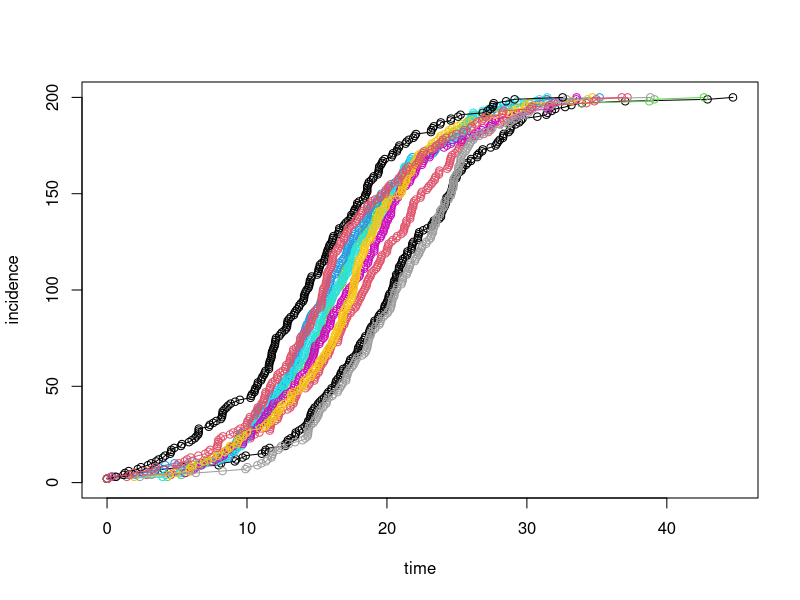
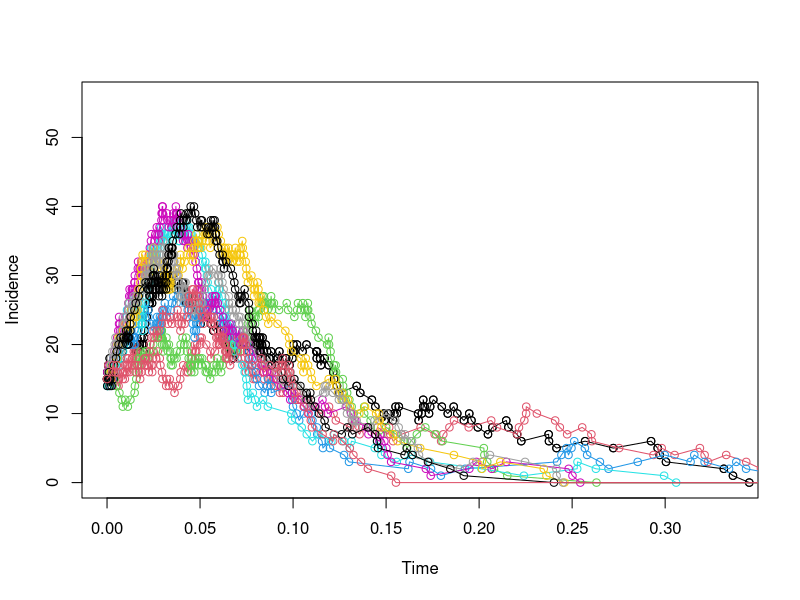

The R script that drew these images, in order:
### R code from vignette source 'stochastic-simulation.rnw'
### Encoding: UTF-8

###################################################
### code chunk number 1: stochastic-simulation.rnw:70-84
###################################################
SI.onestep <- function (x, params) {     #function for one step of the stochastic SI epidemic
   X <- x[2]                             #the second element of x is number of susceptibles X
   Y <- x[3]                             #the third element of x is number of infecteds Y
   with(
     as.list(params),
     {
       new.Y <- Y+1                      #whenever an event occurs we increase infecteds by 1...
       new.X <- X-1                      #and descrease susceptibles by 1
       
       tau <- -log(runif(1))/(params$beta*X*Y/(X+Y)) #exponential random time to next event
       c(tau=tau,X=new.X,Y=new.Y)        #store result
       }
     )
}


###################################################
### code chunk number 2: stochastic-simulation.rnw:89-98
###################################################
SI.model <- function (x, params, nstep) { #function to iterate the stochastic SI for nstep events
  output <- array(dim=c(nstep+1,3))       #set up an array to store all the results
  colnames(output) <- c("time","X","Y")   #name the variables in the array
  output[1,] <- x                         #the first record of the array is the initial condition
  for (k in 1:nstep) {                    #iterate the model for nstep events
    output[k+1,] <- x <- SI.onestep(x,params) #update x and store result
  }
  output                                  #return output
}


###################################################
### code chunk number 3: stochastic-simulation.rnw:105-122
###################################################
set.seed(38499583)                        #set the random seed so results are repeatable
nsims <- 10                               #number of simulations to run
pop.size <- 200                           #total size of the population
Y0 <- 2                                   #initial number infected
nstep <- pop.size-Y0                      #how many steps to run? until everyone infected
xstart <- c(time=0,X=(pop.size-Y0),Y=Y0)  #initial conditions
params <- list(beta=0.3) #parameters
data <- vector(mode='list',length=nsims)  #create a list called ``data'' to store all runs
for (k in 1:nsims) {                      #simulate k different runs
  data[[k]] <- as.data.frame(SI.model(xstart,params,nstep))  #main simulation step
  data[[k]]$cum.time <- cumsum(data[[k]]$time) #calculates the running sum of inter-event intervals
}
max.y<-max(data[[1]]$cum.time)               #find the maximum time any simulation ran (to set x axis)
plot(c(0,pop.size),c(0,pop.size),type='n',xlab='time',ylab='incidence',xlim=c(0,max.y)) #set up plot
for (k in 1:nsims) {                      #loop over each simulation...
  lines(Y~cum.time,data=data[[k]],col=k,type='o')  #to plot
}

## Exercise 1
# Increasing Y0 to 20 seems to increase the predicability of the epidemic
# - simulations seem closer together on the plot
# Increasing the total popultation size to 2000 doesn't seems to increase predictability
# - but makes the lines less "jitrery"

###################################################
### code chunk number 4: stochastic-simulation.rnw:138-162
###################################################
SIR.onestep <- function (x, params) {  #function to calculate one step of stochastic SIR
  X <- x[2]                            #local variable for susceptibles
  Y <- x[3]                            #local variable for infecteds
  Z <- x[4]                            #local variable for recovereds
  N <- X+Y+Z                           #total population size (subject to demographic change)
  with(                                #use with as in deterministic model to simplify code
       as.list(params), 
       {
         rates <- c(mu*N, beta*X*Y/N, mu*X, mu*Y, gamma*Y, mu*Z)
         changes <- matrix(c( 1, 0, 0,
                             -1, 1, 0,
                             -1, 0, 0,
                              0,-1, 0,
                              0,-1, 1,
                              0, 0,-1),
                           ncol=3, byrow=TRUE)
         tau <- -log(runif(1)) / sum(rates)   # exponential waiting time
         U <- runif(1)       #uniform random deviate
         m <- min(which(cumsum(rates)>=U*sum(rates)))
         x <- x[2:4] + changes[m,]
         return(out <- c(tau, x))
       }
       )
}


###################################################
### code chunk number 5: stochastic-simulation.rnw:167-177
###################################################

SIR.model <- function (x, params, nstep) {  #function to simulate stochastic SIR
  output <- array(dim=c(nstep+1,4))         #set up array to store results
  colnames(output) <- c("time","X","Y","Z") #name variables
  output[1,] <- x                           #first record of output is initial condition
  for (k in 1:nstep) {                      #iterate for nstep steps
    output[k+1,] <- x <- SIR.onestep(x,params)
  }
  output                                    #return output
}


###################################################
### code chunk number 6: stochastic-simulation.rnw:182-201
###################################################
set.seed(38499583)                #set seed
nsims <- 10                       #number of simulations
pop.size <- 100                   #total population size
Y0 <- 15                           #initial number infected
X0 <- round(0.9*pop.size)        #initial number suscepitlble (~90% of population)
nstep <- 1600                     #number of events to simulate
xstart <- c(time=0,X=X0,Y=Y0,Z=pop.size-X0-Y0) #initial conditions
params <- list(mu=0.00001,beta=60,gamma=365/13) #parameters
data <- vector(mode='list',length=nsims) #initialize list to store the output
for (k in 1:nsims) {              #simulate nsims times
  data[[k]] <- as.data.frame(SIR.model(xstart,params,nstep))
  data[[k]]$cum.time <- cumsum(data[[k]]$time)
}
max.time<-data[[1]]$cum.time[max(which(data[[1]]$Y>0))] #maximum time in first simulation
max.y<-1.8*max(data[[1]]$Y)       #find max infected in run 1 and increase by 80% for plot
plot(Y~cum.time,data=data[[1]],xlab='Time',ylab='Incidence',col=1,xlim=c(0,max.time),ylim=c(0,max.y))
for (k in 1:nsims) {              #add multiple epidemics to plot
  lines(Y~cum.time,data=data[[k]],col=k,type='o')
}

## Exercise 2
#epidemic lasts longer with highter populations size
#increases priedictability (the curves are more similar)

